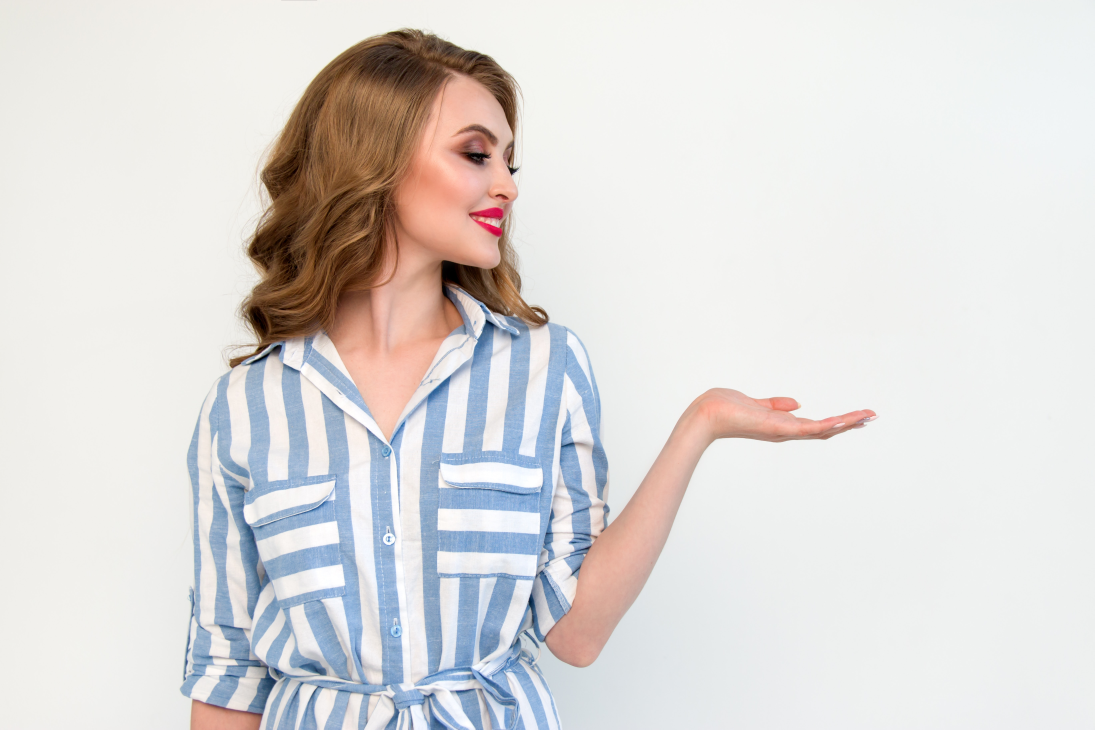
#> input picture Imagens/Pessoa.jpg, 5472 x 3648 px, found by its file name (shown at 1/5 size)
$ python 'Animação  - Horizontal - Versão 1.1.0.py'
#> lines starting #> are read from the running program, lines starting #| are printed output that depends on the picture
#
########################################################################
# Importação das Bibliotecas Necessárias
########################################################################
#
import cv2 as cv
import numpy as np
import os
from pathlib import Path

#
########################################################################
# Funções de Apoio
########################################################################
#
def LimpaTerminal ():
    if os.name == "nt":
       _ = os.system( "cls" )
    else:
      _ = os.system( "clear ")
    return ()

#
########################################################################
# Definições Gerais
########################################################################
#
NomeImagem  = "Pessoa.jpg"
dirRaiz = Path.home()
dirBase = "LocalCV"
dirImagem = "Imagens"
dirCaminhoImagem = str(Path(dirRaiz, dirBase, dirImagem, NomeImagem))

#
########################################################################
# Lendo a Imagem
########################################################################
#
Imagem = cv.imread ( dirCaminhoImagem, cv.IMREAD_COLOR)
#> Imagem is the input picture: shape (3648, 5472, 3); mean B, G, R 217.4, 218.6, 221.3
if Imagem is None:
   LimpaTerminal ()
   print( "Não Foi Localizada a Imagem : ", NomeImagem)
   exit ()

#
########################################################################
# Reduzindo o Tamanho da Imagem
########################################################################
#
imgReduzida = cv.resize(Imagem, (0,0), fx=0.1, fy=0.1, interpolation = cv.INTER_AREA)
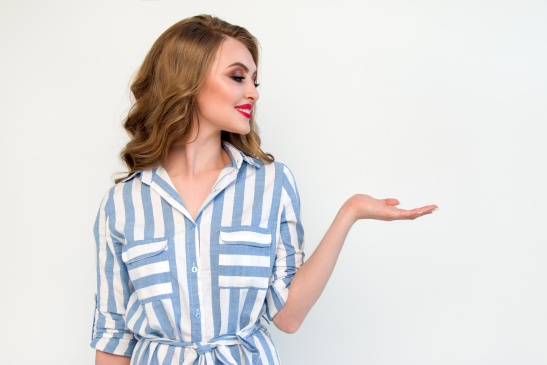
#> imgReduzida: shape (365, 547, 3); mean B, G, R 217.4, 218.6, 221.3
Altura, Largura, Canais = imgReduzida.shape
#> Altura = 365; Largura = 547; Canais = 3
iAux = 0

while True:
    iAux += 1

#
########################################################################
# Dividimos a imagem em partes esquerda e direita
########################################################################
#
    MatrizEsquerda = imgReduzida[:, :(iAux % Largura)]
#> MatrizEsquerda = 365 rows, first 8: [225, 230, 232], [226, 231, 233], [225, 231, 234], [225, 231, 233], [224, 232, 233], [224, 232, 232], [224, 232, 232], [224, 232, 232]
    MatrizDireita  = imgReduzida[:, (iAux % Largura):]
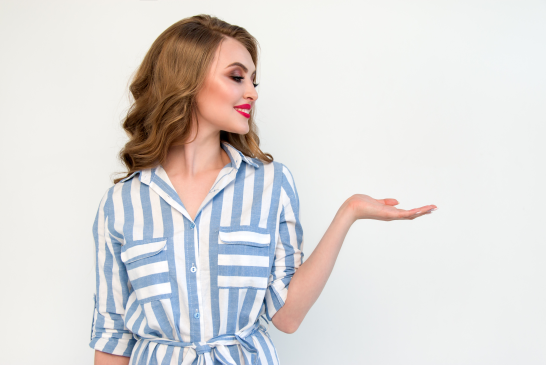
#> MatrizDireita: shape (365, 546, 3); mean B, G, R 217.4, 218.6, 221.3

#
########################################################################
# Concatenação da Matriz Direita e Esquerda
########################################################################
#
    imgResultado = np.hstack((MatrizDireita, MatrizEsquerda))

#
########################################################################
# Apresentação dos Resultados
########################################################################
#
    cv.imshow ( "JanelaBase", imgResultado)
    if cv.waitKey(1) == ord('q'):
#> (key q is pressed here)
       cv.destroyAllWindows()
       break

########################################################################
# FIM DO PROGRAMA
########################################################################

$ run again, with Imagens/AmigosEscritorio.jpg copied over Imagens/Pessoa.jpg
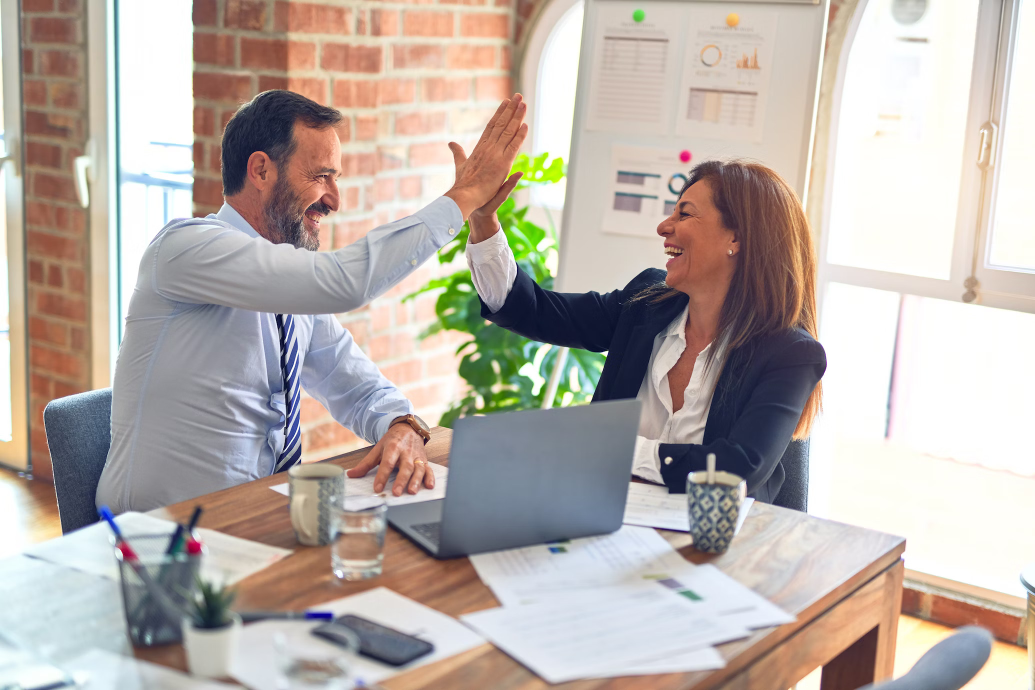
#> input picture Imagens/AmigosEscritorio.jpg, 2070 x 1380 px, found by its file name (shown at 1/2 size)
#> Imagem is the input picture: shape (1380, 2070, 3); mean B, G, R 169.5, 175.7, 185.3
#> `imgReduzida = cv.resize(Imagem, (0,0), fx=0.1, fy=0.1, interpolation =..`:
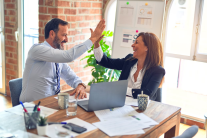
#> imgReduzida: shape (138, 207, 3); mean B, G, R 169.5, 175.7, 185.3
#> MatrizEsquerda = 138 rows, first 8: [181, 198, 191], [186, 201, 196], [190, 203, 198], [195, 205, 199], [196, 206, 200], [197, 208, 199], [200, 209, 200], [202, 210, 201]
#> `imgResultado = np.hstack((MatrizDireita, MatrizEsquerda))`:
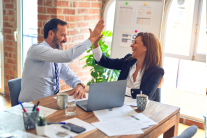
#> imgResultado: shape (138, 207, 3); mean B, G, R 169.5, 175.7, 185.3
